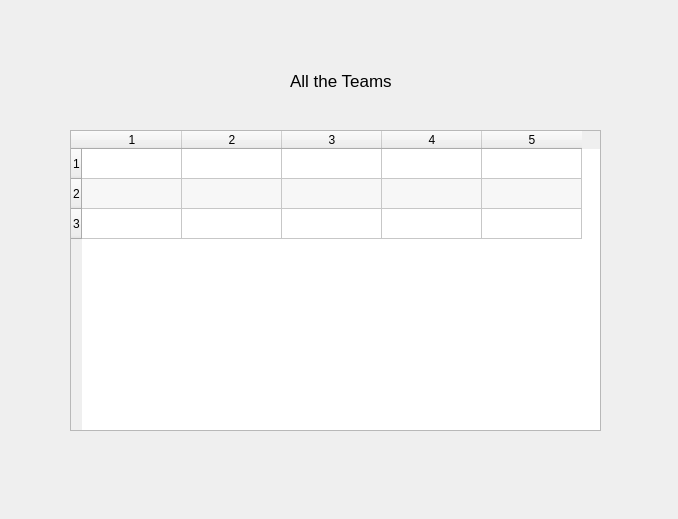
<?xml version="1.0" encoding="UTF-8"?>
<ui version="4.0">
 <class>Dialog</class>
 <widget class="QDialog" name="Dialog">
  <property name="geometry">
   <rect>
    <x>0</x>
    <y>0</y>
    <width>678</width>
    <height>519</height>
   </rect>
  </property>
  <property name="windowTitle">
   <string>Dialog</string>
  </property>
  <widget class="QTableWidget" name="tableWidgetName">
   <property name="geometry">
    <rect>
     <x>70</x>
     <y>130</y>
     <width>531</width>
     <height>301</height>
    </rect>
   </property>
   <property name="alternatingRowColors">
    <bool>true</bool>
   </property>
   <property name="rowCount">
    <number>3</number>
   </property>
   <property name="columnCount">
    <number>5</number>
   </property>
   <row/>
   <row/>
   <row/>
   <column/>
   <column/>
   <column/>
   <column/>
   <column/>
  </widget>
  <widget class="QLabel" name="label">
   <property name="geometry">
    <rect>
     <x>290</x>
     <y>70</y>
     <width>111</width>
     <height>21</height>
    </rect>
   </property>
   <property name="font">
    <font>
     <pointsize>13</pointsize>
    </font>
   </property>
   <property name="text">
    <string>All the Teams</string>
   </property>
  </widget>
 </widget>
 <resources/>
 <connections/>
</ui>
